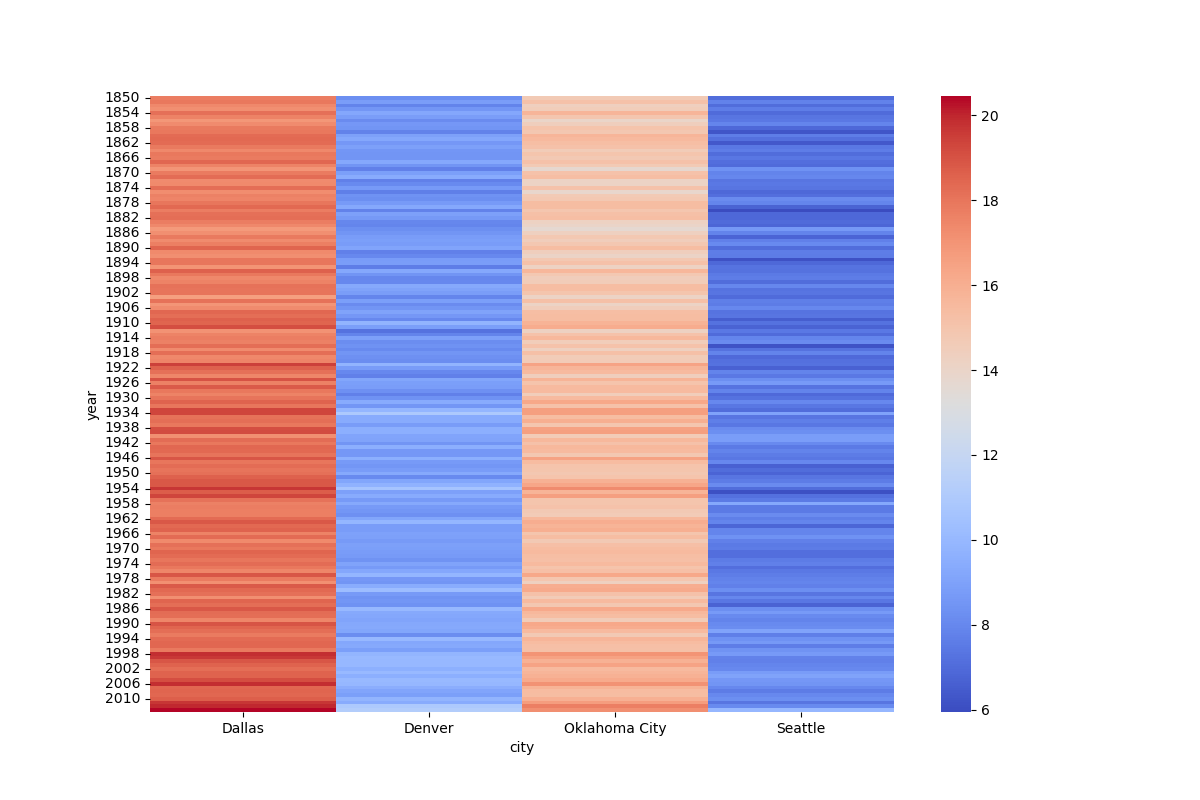

Generate this figure with Python:
import pandas as pd
import seaborn as sns
import matplotlib.pyplot as plt
import numpy as np

# List of CSV files
csv_files = ['./dallas_avgtemp.csv', './denver_avgtemp.csv', './okc_avgtemp.csv', './seattle_avgtemp.csv']  # replace with your actual file names

# Load the data from the CSV files
dataframes = [pd.read_csv(f) for f in csv_files]

# Concatenate the dataframes
df = pd.concat(dataframes)

# Pivot the DataFrame to get the average temperature for each year
pivot_df = df.pivot(index='year', columns='city', values='avg_temp')

# Create the heatmap with the cubehelix color palette
plt.figure(figsize=(12, 8))
sns.heatmap(pivot_df, cmap='coolwarm')

# Show the plot
plt.show()
